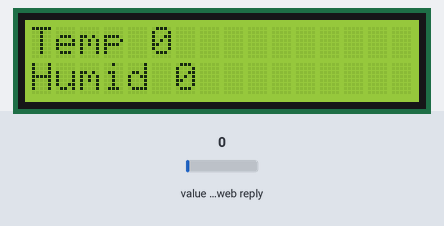
Recording of a sketch running on a simulated ESP32. Parts: 16×2 character LCD. Inputs (shaded band) come from the test bench; at power-on: value in the web reply 0. WiFi joins after 1.5 s; servers stay silent unless stated; web services answer with replies made up by the test bench; what the sketch prints to the serial monitor is not drawn.

Above: at 11.3 s.
11.4 s: value in the web reply set to 2
At 21.8 s:
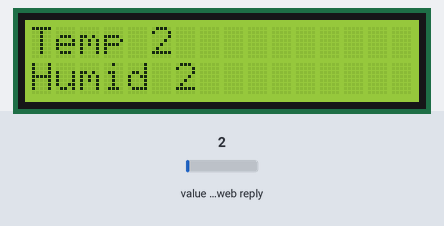
23.1 s: value in the web reply set to 25
At 31.3 s:
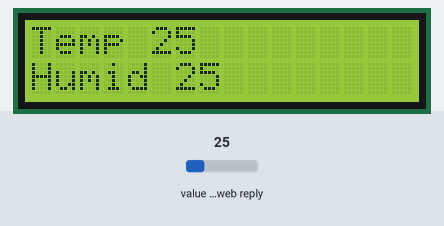
34.8 s: value in the web reply set to 50
At 41.4 s:
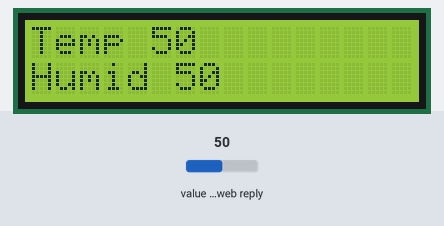
Timing chart, 0 to 42.9 s (numbered marks = the images above; inputs shaded):
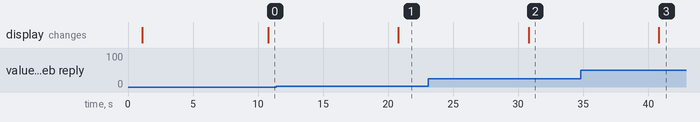

Measured:
- after the input at 11.4 s, the display: changes after 9.4 s (image 1)
- after the input at 23.1 s, the display: changes after 7.7 s (image 2)
- after the input at 34.8 s, the display: changes after 6.0 s (image 3)

The sketch:

lab4_2_2.ino
```cpp
#include <WiFi.h>
#include <HTTPClient.h>
#include "DHT.h"
#include <LiquidCrystal_I2C.h>
#include <ArduinoJson.h>

LiquidCrystal_I2C lcd(39, 16, 2);

const char* ssid = "Always3.1";
const char* password = "0818698877";
const char* host = "api.thingspeak.com";
unsigned long time1, time2;

WiFiClient client;
DynamicJsonDocument doc(2048);
DeserializationError error;

void setup() {
  // put your setup code here, to run once:
  Serial.begin(115200);
  Serial.println();
  Serial.print("Connecting to ");
  Serial.println(ssid);

  //lcd.init();
  lcd.begin();
  lcd.backlight();
  lcd.setCursor(0, 0);
  lcd.print("Hello, world!");
  lcd.setCursor(1, 1);
  lcd.print("Arduino!");
  delay(1000);
  lcd.clear();

  WiFi.disconnect();
  delay(1000);
  WiFi.mode(WIFI_STA);
  delay(1000);
  WiFi.begin(ssid, password);
  while (WiFi.status() != WL_CONNECTED) {
    delay(500);
    Serial.print(".");
  }
  Serial.println("");
  Serial.println("WiFi connected");
  Serial.println("IP address: ");
  Serial.println(WiFi.localIP());
}

void loop() {
  // put your main code here, to run repeatedly:

  if (millis() - time1 >= 10000) {  // delay 10 sec
    Serial.println();
    time1 = millis();
    connectHost();
    String url = "/channels/2014343/feeds";
    url = url + ".json?results=";
    url = url + "1";
    Serial.print("Requesting URL: ");
    Serial.println(url);
    client.println(String("GET ") + url + " HTTP/1.1");
    client.println("Host: " + String(host));
    client.println("Connection: close");
    client.println();
    unsigned long timeout = millis();
    while (client.available() == 0) {
      if (millis() - timeout > 5000) {
        Serial.println(">>> Client Timeout !");
        client.stop();
        return;
      }
    }
    String line = "";
    while (client.available()) {
      line = line + char(client.read());
      delay(1);
    }
    delay(10);
    client.stop();
    delay(10);
    int JSfirst = line.indexOf('{');
    int JSlast = line.lastIndexOf('}');
    line.remove(JSlast + 2);
    line.remove(0, JSfirst);
    error = deserializeJson(doc, line);
    if (error) {
      Serial.print(F("deserializeJson() failed: "));
      Serial.println(error.c_str());
      return;
    }
    String feeds = doc["feeds"];
    feeds.replace("[", "");
    feeds.replace("]", "");

    error = deserializeJson(doc, feeds);
    if (error) {
      Serial.print(F("deserializeJson() failed: "));
      Serial.println(error.c_str());
      return;
    }
    String field1 = doc["field1"];
    String field2 = doc["field2"];
    Serial.print("Temp:");
    Serial.print(field1);
    Serial.print("Humid:");
    Serial.println(field2);
    lcd.setCursor(0, 0);
    lcd.print("Temp " + field1);
    lcd.setCursor(0, 1);
    lcd.print("Humid " + field2);
  }
}

int connectHost() {
  if (!client.connect(host, 80)) {
    Serial.println(" !!! Connection failed !!! ");
    delay(10);
    return 0;
  } else {
    return 1;
  }
}
```
